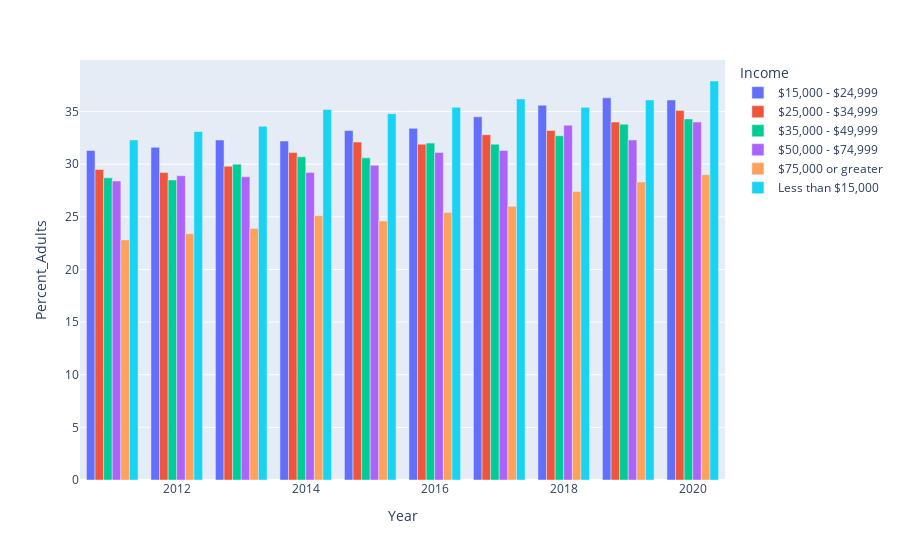

Source (notebook cell):
### Markdown cell above
#### Part D: Obesity Rates by Income

### Code cell
plot_data('Obese','Income')

### Figure 1 — Plotly figure (JSON) as saved in the notebook; plotly's stock layout.template omitted (floating-point values rounded to 4 significant figures)
{"data": [{"alignmentgroup": "True", "hovertemplate": "Income=$15,000 - $24,999<br>Year=%{x}<br>Percent_Adults=%{y}<extra></extra>", "legendgroup": "$15,000 - $24,999", "marker": {"color": "#636efa", "pattern": {"shape": ""}}, "name": "$15,000 - $24,999", "offsetgroup": "$15,000 - $24,999", "orientation": "v", "showlegend": true, "textposition": "auto", "type": "bar", "x": [2011, 2012, 2013, 2014, 2015, 2016, 2017, 2018, 2019, 2020], "xaxis": "x", "y": [31.3, 31.6, 32.3, 32.2, 33.2, 33.4, 34.5, 35.6, 36.3, 36.1], "yaxis": "y"}, {"alignmentgroup": "True", "hovertemplate": "Income=$25,000 - $34,999<br>Year=%{x}<br>Percent_Adults=%{y}<extra></extra>", "legendgroup": "$25,000 - $34,999", "marker": {"color": "#EF553B", "pattern": {"shape": ""}}, "name": "$25,000 - $34,999", "offsetgroup": "$25,000 - $34,999", "orientation": "v", "showlegend": true, "textposition": "auto", "type": "bar", "x": [2011, 2012, 2013, 2014, 2015, 2016, 2017, 2018, 2019, 2020], "xaxis": "x", "y": [29.5, 29.2, 29.8, 31.1, 32.1, 31.9, 32.8, 33.2, 34, 35.1], "yaxis": "y"}, {"alignmentgroup": "True", "hovertemplate": "Income=$35,000 - $49,999<br>Year=%{x}<br>Percent_Adults=%{y}<extra></extra>", "legendgroup": "$35,000 - $49,999", "marker": {"color": "#00cc96", "pattern": {"shape": ""}}, "name": "$35,000 - $49,999", "offsetgroup": "$35,000 - $49,999", "orientation": "v", "showlegend": true, "textposition": "auto", "type": "bar", "x": [2011, 2012, 2013, 2014, 2015, 2016, 2017, 2018, 2019, 2020], "xaxis": "x", "y": [28.7, 28.5, 30, 30.7, 30.6, 32, 31.9, 32.7, 33.8, 34.3], "yaxis": "y"}, {"alignmentgroup": "True", "hovertemplate": "Income=$50,000 - $74,999<br>Year=%{x}<br>Percent_Adults=%{y}<extra></extra>", "legendgroup": "$50,000 - $74,999", "marker": {"color": "#ab63fa", "pattern": {"shape": ""}}, "name": "$50,000 - $74,999", "offsetgroup": "$50,000 - $74,999", "orientation": "v", "showlegend": true, "textposition": "auto", "type": "bar", "x": [2011, 2012, 2013, 2014, 2015, 2016, 2017, 2018, 2019, 2020], "xaxis": "x", "y": [28.4, 28.9, 28.8, 29.2, 29.9, 31.1, 31.3, 33.7, 32.3, 34], "yaxis": "y"}, {"alignmentgroup": "True", "hovertemplate": "Income=$75,000 or greater<br>Year=%{x}<br>Percent_Adults=%{y}<extra></extra>", "legendgroup": "$75,000 or greater", "marker": {"color": "#FFA15A", "pattern": {"shape": ""}}, "name": "$75,000 or greater", "offsetgroup": "$75,000 or greater", "orientation": "v", "showlegend": true, "textposition": "auto", "type": "bar", "x": [2011, 2012, 2013, 2014, 2015, 2016, 2017, 2018, 2019, 2020], "xaxis": "x", "y": [22.8, 23.4, 23.9, 25.1, 24.6, 25.4, 26, 27.4, 28.3, 29], "yaxis": "y"}, {"alignmentgroup": "True", "hovertemplate": "Income=Less than $15,000<br>Year=%{x}<br>Percent_Adults=%{y}<extra></extra>", "legendgroup": "Less than $15,000", "marker": {"color": "#19d3f3", "pattern": {"shape": ""}}, "name": "Less than $15,000", "offsetgroup": "Less than $15,000", "orientation": "v", "showlegend": true, "textposition": "auto", "type": "bar", "x": [2011, 2012, 2013, 2014, 2015, 2016, 2017, 2018, 2019, 2020], "xaxis": "x", "y": [32.3, 33.1, 33.6, 35.2, 34.8, 35.4, 36.2, 35.4, 36.1, 37.9], "yaxis": "y"}], "layout": {"barmode": "group", "legend": {"title": {"text": "Income"}, "tracegroupgap": 0}, "margin": {"t": 60}, "xaxis": {"anchor": "y", "domain": [0, 1], "title": {"text": "Year"}}, "yaxis": {"anchor": "x", "domain": [0, 1], "title": {"text": "Percent_Adults"}}}}
